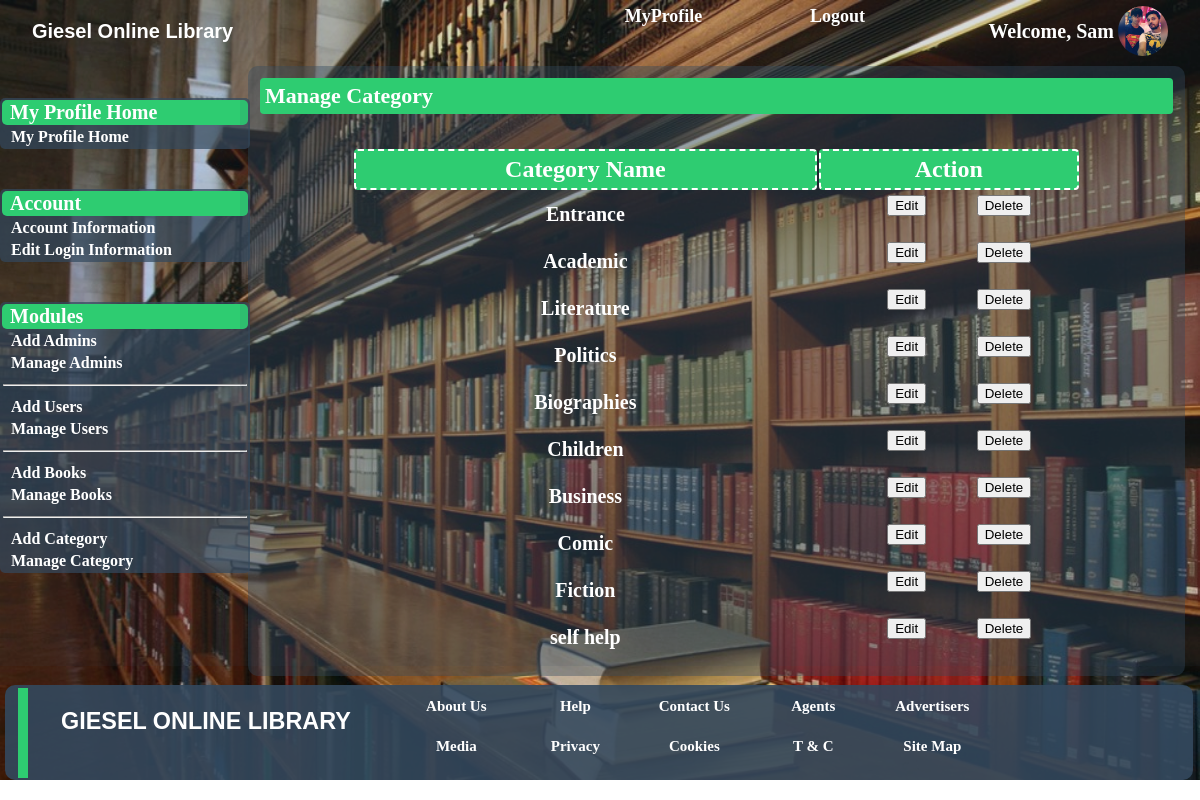
Page /include/manCategory.php (signed in) on the committed database.
### tables this page shows
CREATE TABLE `admin_tab` (
  `users_id` int(11) NOT NULL,
  `users_fname` varchar(255) NOT NULL,
  `users_lname` varchar(255) NOT NULL,
  `users_email` varchar(255) NOT NULL,
  `users_pwd` varchar(255) NOT NULL,
  `users_jd` varchar(255) NOT NULL,
  `cl` varchar(255) NOT NULL,
  `ai` varchar(255) NOT NULL,
  `sec_ques` varchar(255) NOT NULL,
  `users_dp` varchar(255) NOT NULL
);

CREATE TABLE `cat_tab` (
  `cat_id` int(11) NOT NULL,
  `cat_name` varchar(255) NOT NULL
);

### include/manCategory.php (the view, shortened to what this page needs)
<?php
	$sql = "SELECT * FROM cat_tab";
	$query = mysql_query($sql) or die(mysql_error());
?>
<html>
<head>
	<link rel="stylesheet" type="text/css" href="admin.css">
	<link rel="stylesheet" type="text/css" href="user.css">
</head>
<body>
<div id="wrapper">
	<div id="header">
		<table>
				<tr>
					<td align="center" class="name">
						Giesel Online Library
					</td>
					<td align="right">
						<ul>
							<li><a href="adminPage.php">MyProfile</a></li>
							<li><a href="destroy.php">Logout</a></li>
						</ul>
					</td>
					<td>
						<table>
							<tr>
								<td align="right">
									<p style="color: white; font-size: 20px; font-weight: bold;">Welcome, <?php echo $_SESSION['name'] ?></p>
								</td>
								<td>
									<?php
										$email = $_SESSION['email'];
										$sql = "SELECT users_dp FROM admin_tab WHERE users_email = '$email' ";
										$res = mysql_query($sql);
										$row = mysql_fetch_array($res);
										$img = $row['users_dp'];
										echo "<img src='".$img."'height='50' width='50' style= 'border-radius: 50%'/>";
									?>
								</td>
							</tr>
						</table>
					</td>
				</tr>
		</table>
	</div>
	<div id="con">
		<div id="leftPanel">
			<table align="center">
				<th>My Profile Home</th>
				<tr>
					<td>
						<a href="adminPage.php">My Profile Home</a>
					</td>
				</tr>
			</table>
			<table align="center">
				<th>Account</th>
				<tr>
					<td>
						<a href="accInfo.php">Account Information</a>
					</td>
				</tr>
				<tr>
					<td>
						<a href="admineditInfo.php">Edit Login Information</a>
					</td>
				</tr>
			</table>
			<table align="center">
				<th>Modules</th>
				<tr>
					<td>
						<a href="addAdmin.php">Add Admins</a>
					</td>
				</tr>
				<tr>
					<td>
						<a href="manAdmin.php">Manage Admins</a>
					</td>
				</tr>
				<tr>
					<td>
						<hr />
					</td>
				</tr>
				<tr>
					<td>
						<a href="addUser.php">Add Users</a>
					</td>
				</tr>
				<tr>
					<td>
						<a href="manUser.php">Manage Users</a>
					</td>
				</tr>
				<tr>
					<td>
						<hr />
					</td>
				</tr>
				<tr>
					<td>
						<a href="addBook.php">Add Books</a>
					</td>
				</tr>
				<tr>
					<td>
						<a href="manBook.php">Manage Books</a>
					</td>
				</tr>
				<tr>
					<td>
						<hr />
					</td>
				</tr>
				<tr>
					<td>
						<a href="addCategory.php">Add Category</a>
					</td>
				</tr>
				<tr>
					<td>
						<a href="manCategory.php">Manage Category</a>
					</td>
				</tr>
			</table>
		</div>
		<div id="rightPanel">
			<div id="content">
				<table align="center">
						<th colspan="2">Manage Category</th>
						<tr>
						<td>
							<div id="tab">
								<table align="center">
								<th>Category Name</th>
								<th colspan="2">Action</th>
								<?php while($row = mysql_fetch_array($query)) { ?>
									<tr>
										<td align="center"><?php echo $row['cat_name']; ?></td>
										<td align="right" style="padding-top: 3px;"><?php
											$id = $row['cat_name'];
											echo "<form action=\"\" method=\"POST\"><input type=\"hidden\" name=\"item\" value=\"$id\">
											<input type=\"submit\" name=\"edit\" value=\"Edit\"></form>";
										?>
										</td>
										<td align="center" style="padding-top: 3px;"><?php
											$id = $row['cat_name'];
											echo "<form action=\"\" method=\"POST\"><input type=\"hidden\" name=\"item\" value=\"$id\">
											<input type=\"submit\" name=\"delete\" value=\"Delete\"></form>";
										?>
										</td>
									</tr>
							<?php	}	?>
							</table>
							</div>
						</td>
					</tr>
				</table>
			</div>
		</div>
	</div>
	<div id="footer">
		<div id="footcon">
			<table>
				<tr>
					<td>
						<div id="block"> </div>
					</td>
					<td align="center" class="name">
						<h3>GIESEL ONLINE LIBRARY</h3>
					</td>
					<td align="right">
					<ul>
						<li><a>About Us</a></li>
						<li><a>Help</a></li>
						<li><a>Contact Us</a></li>
						<li><a>Agents</a></li>
						<li><a>Advertisers</a></li>
						<li><a>Media</a></li>
						<li><a>Privacy</a></li>
						<li><a>Cookies</a></li>
						<li><a>T & C</a></li>
						<li><a>Site Map</a></li>
					</ul>
					</td>
				</tr>
			</table>
		</div>
	</div>
</div>
</body>
</html>

### include/admin.css (style rules this page uses)
body { margin: 0px auto; padding: 0px auto; }
#wrapper { width: 100%; height: 780px; background-image: url('../img/adPanel.jpg'); background-repeat: no-repeat; background-size: 100% 100%; float: left; }
#header { position: absolute; height: 58px; width: 100%; background-color: rgba(52, 73, 94, 0.1); }
#header table { width: 100%; height: 50px; border: none; }
.name { color: #fff; font-size: 20px; text-align: left; font-family: Arial; padding-left: 30px; font-weight: bold; }
#header ul { list-style: none; display: block; }
#header table ul li { display: inline-block; margin-left: 15px; margin-right: 5px; padding: 15px; padding-top: 2px; border: none; width: 120px; font-weight: bold; text-align: center; position: relative; cursor: pointer; z-index: 999; }
#header ul li a { color: white; text-decoration: none; font-size: 18px; }
#header ul li::before { position: absolute; content: ""; width: 100%; height: 0; margin-bottom: 6px; background-color: rgba(39, 174, 96, 1); left: 0; bottom: 0; transition: all 0.3s; z-index: -1; }
#con { width: 100%; height: 685px; background-color: rgba(52, 73, 94, 0.1); }
#leftPanel { margin-top: 58px; width: 20%; height: 608px; border: none; float: left; background-color: rgba(52, 73, 94, 0.1); }
#leftPanel table { border-radius: 5px; width: 250px; margin-top: 40px; background-color: rgba(52, 73, 94, 0.7); }
#leftPanel table th { padding-left: 8px; color: #fff; border-radius: 5px; font-size: 20px; text-align: left; background-color: #2ECC71; }
#leftPanel table a { padding-left: 8px; text-decoration: none; color: #fff; font-weight: bold; }
#rightPanel { margin-top: 58px; width: 80%; height: 608px; border: none; background-color: rgba(52, 73, 94, 0.1); float: left; }
#content { border: none; margin: 8px; height: 590px; margin-right: 15px; border-radius: 10px; background-color: rgba(52, 73, 94, 0.4); }
#footer { margin: 0px auto; width: 100%; height: 90px; float: left; }
#footcon { color: white; margin-left: 5px; width: 99%; height: 95px; padding: 0px auto; border: none; border-radius: 10px; background-color: rgba(52, 73, 94, 0.9); }
#block { margin-top: 0px; padding: 0px auto; margin-left: 10px; height: 90px; width: 10px; border: none; background-color: #2ECC71; float: left; }
#footcon ul { list-style: none; display: block; margin: 0px auto; padding: 0px auto; border: none; width: 600px; }
#footcon ul li { display: inline-block; margin: 5px; margin-right: 15px; padding: 10px; padding-top: 0px; border: none; width: 75px; height: 20px; font-weight: bold; text-align: center; cursor: pointer; }
#footcon ul li a { color: white; text-decoration: none; font-size: 15px; }

### include/user.css (style rules this page uses)
#content { padding: 10px; }
#content table { width: 100%; }
#content table th { margin-top: 20px; margin-left: 10px; font-size: 22px; color: white; background-color: #2ECC71; padding: 5px; text-align: left; border-radius: 4px; }
#tab table { width: 80%; margin-top: 30px; }
#tab table th { border: 2px dashed white; font-size: 24px; color: white; margin-right: 6px; background-color: #2ECC71; padding: 5px; text-align: center; }
#tab table td { font-size: 20px; color: white; font-weight: bold; }

### rows in the picture
admin_tab: users_dp (picture)
cat_tab: cat_name "Entrance"
cat_tab: cat_name "Academic"
cat_tab: cat_name "Literature"
cat_tab: cat_name "Politics"
cat_tab: cat_name "Biographies"
cat_tab: cat_name "Children"
cat_tab: cat_name "Business"
cat_tab: cat_name "Comic"
cat_tab: cat_name "Fiction"
cat_tab: cat_name "self help"

### other values in the picture
$_SESSION['name'] "Sam"
